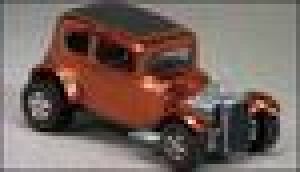
#> input picture hotwheels/src/Fordvicky.jpg, 75 x 43 px, found by its file name (shown 4 times larger); its folder holds only this picture in this run
$ python main.py
#> lines starting #> are read from the running program, lines starting #| are printed output that depends on the picture; after the words box and inside, x2 and y2 are one past the last pixel; in counts of white or black regions, pixels touching at a corner belong together
import cv2
import numpy as np
import os

input_folder = "/home/civ/imagej/hotwheels/src/"
output_folder = "/home/civ/imagej/hotwheels/output_rois/"


# --- Create output folder if it doesn't exist ---
os.makedirs(output_folder, exist_ok=True)
print(f"Output folder '{output_folder}' ensured.")


# ---  lista de todas as imagens   ---
# Definir extencoes comun
image_extensions = [".jpg", ".jpeg", ".png", ".bmp", ".tiff"]
image_files = [
    f
    for f in os.listdir(input_folder)
    if os.path.splitext(f)[1].lower() in image_extensions
]

if not image_files:
    print(
        f"No image files found with extensions {image_extensions} in '{input_folder}'. Exiting."
    )
    exit()


print(f"Found {len(image_files)} images to process.")


# --- Process each image in the folder ---
for image_filename in image_files:
    full_image_path = os.path.join(input_folder, image_filename)
    print(f"\nProcessing image: {image_filename}")

    # --- Load image ---
    imagem = cv2.imread(full_image_path)
#> imagem is the input picture: shape (43, 75, 3); mean B, G, R 94.4, 101, 118.1
    if imagem is None:
        print(f"Warning: Could not read image '{image_filename}'. Skipping.")
        continue

    imagemCinza = cv2.cvtColor(imagem, cv2.COLOR_BGR2GRAY)

    # invertendo a imagem
    imagemInvertida = cv2.bitwise_not(imagemCinza)
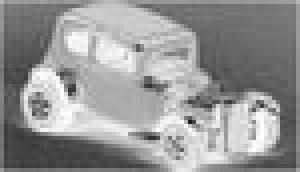
#> imagemInvertida: shape (43, 75) (shown 4 times larger); min 24, max 255, mean 149.6

    ## processando a imagem
    cv2.imshow("Imagem Original", imagemInvertida)

    # gausian blur
    kernel_size = (9, 9)
    sigmaX = 0
    imagemPasaBaixa = cv2.GaussianBlur(imagemInvertida, kernel_size, sigmaX)
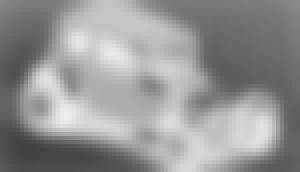
#> imagemPasaBaixa: shape (43, 75) (shown 4 times larger); min 66, max 237, mean 148.8

    cv2.imshow("Imagem gausian", imagemPasaBaixa)

    # aplicando a tecnica de Otsu
    _, imagemBinaria = cv2.threshold(
        imagemPasaBaixa, 0, 255, cv2.THRESH_BINARY + cv2.THRESH_OTSU
    )
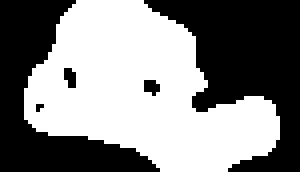
#> imagemBinaria: shape (43, 75) (shown 4 times larger); 52% white; 5 black regions (3 under 20 px), largest, box (x1, y1, x2, y2) and area: (36, 0, 75, 43) 860, (0, 0, 40, 43) 662

    # definindo o tamanho do kernel para as operações morfológicas
    kernel = cv2.getStructuringElement(cv2.MORPH_RECT, (5, 5))

    # aplicando a operação de dilatação
    imagemDilatacao = cv2.dilate(imagemBinaria, kernel, iterations=1)
#> imagemDilatacao: shape (43, 75); 64.7% white; 2 black regions, box (x1, y1, x2, y2) and area: (40, 0, 75, 43) 653, (0, 0, 36, 43) 484

    # aplicando a operação de abertura
    imagemFechamento = cv2.morphologyEx(
        imagemDilatacao, cv2.MORPH_CLOSE, kernel, iterations=1
    )
#> imagemFechamento: shape (43, 75); 65.6% white; 2 black regions, box (x1, y1, x2, y2) and area: (44, 0, 75, 43) 633, (0, 0, 33, 43) 476

    # aplicando a operação de erosao
    imagemErosao = cv2.erode(imagemFechamento, kernel, iterations=1)
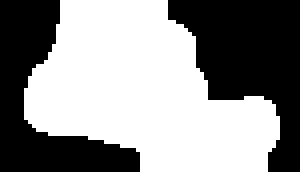
#> imagemErosao: shape (43, 75) (shown 4 times larger); 55.9% white; 2 black regions, box (x1, y1, x2, y2) and area: (42, 0, 75, 43) 785, (0, 0, 35, 43) 638

    cv2.imshow("Imagem binarizada", imagemBinaria)

    # identificando as regiões conectadas
    _, labels = cv2.connectedComponents(imagemBinaria, connectivity=8)

    # definindo o número de componentes conectados
    num_labels = np.max(labels) + 1
#> num_labels = 2

    # definindo a distância entre os cinzas
    distacia_labels = 255 / num_labels - 1
#> distacia_labels = 126.5

    print("Número de componentes conectados:", num_labels)
#| Número de componentes conectados: 2

    # gerando uma imagem em branco
    componentes_cinzas = np.zeros_like(imagemInvertida, dtype=np.uint8)

    # preenchendo a imagem com os componentes cinzas
    for label in range(1, num_labels):
        # Gerar um tom de cinza diferente para cada componente
        # Usa o rótulo do componente para criar tons diferentes igualmente espaçados
        cinza = int(distacia_labels * label) if num_labels > 1 else 128

        # Criar uma máscara para o componente atual
        mask = (labels == label).astype(np.uint8)

        # Atribuir o tom de cinza à região do componente na nova imagem
        componentes_cinzas[mask == 1] = cinza
#> this loop made 1 pass
#> cinza on pass 1: 126
#> componentes_cinzas: shape (43, 75); values 0 (black) and 126 (white), 52% white; 5 black regions (3 under 20 px)

    cv2.imshow("Imagem com componentes conectados", componentes_cinzas)

    # Encontrando contornos
    contornos, _ = cv2.findContours(
        componentes_cinzas, cv2.RETR_EXTERNAL, cv2.CHAIN_APPROX_SIMPLE
    )
#> contornos = 1 contour; box (x1, y1, x2, y2) and area: (6, 0, 70, 43) 1617

    # criando uma imagem para desenhar os contornos
    contours_image = np.zeros_like(componentes_cinzas)

    # desenha os contornos
    cv2.drawContours(contours_image, contornos, -1, (255, 255, 255), 2)
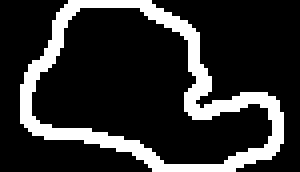
#> contours_image: shape (43, 75) (shown 4 times larger); 18.1% white; 1 white region, box (x1, y1, x2, y2) and area: (5, 0, 71, 43) 584

    # escrevendo o número da roi no centro de cada contorno
    for i, contorno in enumerate(contornos):
        # calcula o centro de massa
        M = cv2.moments(contorno)
        if M["m00"] != 0:
            cx = int(M["m10"] / M["m00"])
            cy = int(M["m01"] / M["m00"])
            cv2.putText(
                contours_image,
                str(i),
                (cx, cy),
                cv2.FONT_HERSHEY_SIMPLEX,
                0.5,
                (255, 255, 255),
                1,
                cv2.LINE_AA,
            )
#> this loop made 1 pass
#> (cx, cy) on pass 1: (34, 22)
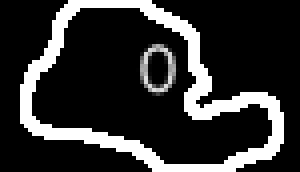
#> contours_image: shape (43, 75) (shown 4 times larger); 2.64% of pixels changed, all inside (x1, y1, x2, y2) = (34, 10, 45, 24)

    # mostrando os contornos
    cv2.imshow("Contornos", contours_image)

    for i, contorno in enumerate(contornos):
        # obtem o bounding box do retangulo
        x, y, w, h = cv2.boundingRect(contorno)

        roi = imagem[y : y + h, x : x + w]

        cv2.imwrite(f"out/{image_filename}_Roi_{i + 1}.jpg", roi)

        cv2.imshow(f"ROI {i + 1}", roi)
#> this loop made 1 pass
#> (x, y, w, h) on pass 1: (6, 0, 64, 43)
#> pass 1, `roi = imagem[y : y + h, x : x + w]`:
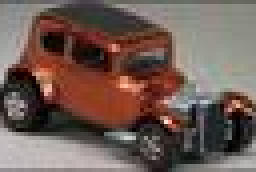
#> roi: shape (43, 64, 3) (shown 4 times larger); mean B, G, R 84.9, 92.3, 111.9

    cv2.waitKey(0)
    cv2.destroyAllWindows()
